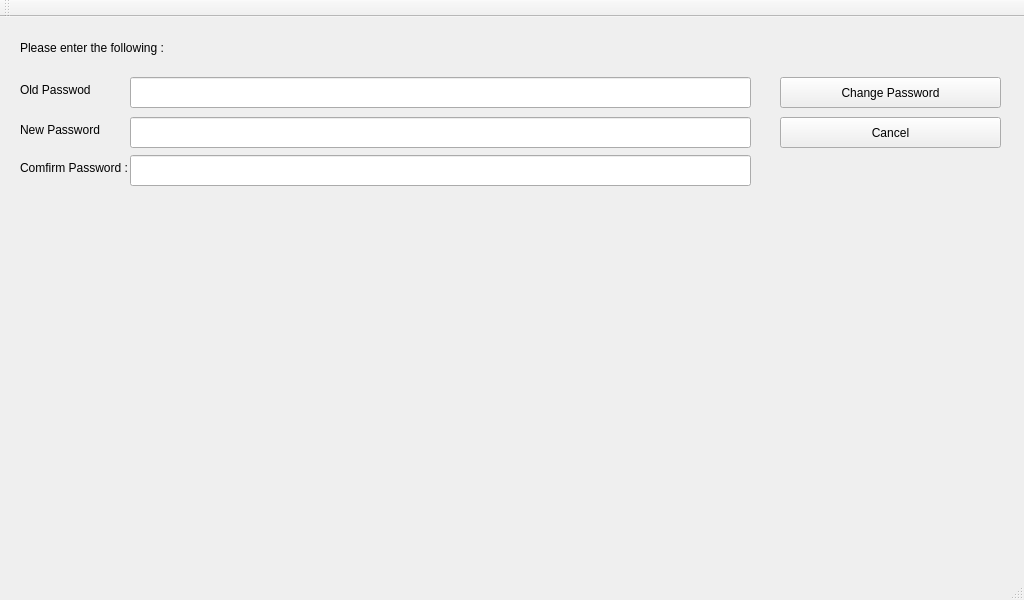
<?xml version="1.0" encoding="UTF-8"?>
<ui version="4.0">
 <class>userPasswordChange</class>
 <widget class="QMainWindow" name="userPasswordChange">
  <property name="geometry">
   <rect>
    <x>0</x>
    <y>0</y>
    <width>1024</width>
    <height>600</height>
   </rect>
  </property>
  <property name="windowTitle">
   <string>smartScaleGUI</string>
  </property>
  <widget class="QWidget" name="centralWidget">
   <widget class="QPushButton" name="btnChangePassword">
    <property name="geometry">
     <rect>
      <x>780</x>
      <y>60</y>
      <width>221</width>
      <height>31</height>
     </rect>
    </property>
    <property name="text">
     <string>Change Password</string>
    </property>
   </widget>
   <widget class="QPushButton" name="btnCancel">
    <property name="geometry">
     <rect>
      <x>780</x>
      <y>100</y>
      <width>221</width>
      <height>31</height>
     </rect>
    </property>
    <property name="text">
     <string>Cancel</string>
    </property>
   </widget>
   <widget class="QLabel" name="lblOldPassword">
    <property name="geometry">
     <rect>
      <x>20</x>
      <y>62</y>
      <width>71</width>
      <height>21</height>
     </rect>
    </property>
    <property name="text">
     <string>Old Passwod :</string>
    </property>
   </widget>
   <widget class="QLabel" name="lblNewPassword">
    <property name="geometry">
     <rect>
      <x>20</x>
      <y>102</y>
      <width>81</width>
      <height>21</height>
     </rect>
    </property>
    <property name="text">
     <string>New Password :</string>
    </property>
   </widget>
   <widget class="QLabel" name="lblTitle">
    <property name="geometry">
     <rect>
      <x>20</x>
      <y>10</y>
      <width>201</width>
      <height>41</height>
     </rect>
    </property>
    <property name="text">
     <string>Please enter the following :</string>
    </property>
   </widget>
   <widget class="QLineEdit" name="txtUsername">
    <property name="geometry">
     <rect>
      <x>130</x>
      <y>60</y>
      <width>621</width>
      <height>31</height>
     </rect>
    </property>
   </widget>
   <widget class="QLineEdit" name="txtNewPassword">
    <property name="geometry">
     <rect>
      <x>130</x>
      <y>100</y>
      <width>621</width>
      <height>31</height>
     </rect>
    </property>
    <property name="inputMethodHints">
     <set>Qt::ImhHiddenText|Qt::ImhNoAutoUppercase|Qt::ImhNoPredictiveText|Qt::ImhSensitiveData</set>
    </property>
    <property name="inputMask">
     <string/>
    </property>
    <property name="echoMode">
     <enum>QLineEdit::Password</enum>
    </property>
   </widget>
   <widget class="QLabel" name="lblStatus">
    <property name="geometry">
     <rect>
      <x>190</x>
      <y>10</y>
      <width>711</width>
      <height>31</height>
     </rect>
    </property>
    <property name="font">
     <font>
      <pointsize>12</pointsize>
      <weight>75</weight>
      <bold>true</bold>
     </font>
    </property>
    <property name="text">
     <string/>
    </property>
   </widget>
   <widget class="QLineEdit" name="txtComfirmPassword">
    <property name="geometry">
     <rect>
      <x>130</x>
      <y>138</y>
      <width>621</width>
      <height>31</height>
     </rect>
    </property>
    <property name="inputMethodHints">
     <set>Qt::ImhHiddenText|Qt::ImhNoAutoUppercase|Qt::ImhNoPredictiveText|Qt::ImhSensitiveData</set>
    </property>
    <property name="inputMask">
     <string/>
    </property>
    <property name="echoMode">
     <enum>QLineEdit::Password</enum>
    </property>
   </widget>
   <widget class="QLabel" name="lblComfirmPassword">
    <property name="geometry">
     <rect>
      <x>20</x>
      <y>140</y>
      <width>111</width>
      <height>21</height>
     </rect>
    </property>
    <property name="text">
     <string>Comfirm Password :</string>
    </property>
   </widget>
  </widget>
  <widget class="QMenuBar" name="menuBar">
   <property name="geometry">
    <rect>
     <x>0</x>
     <y>0</y>
     <width>1024</width>
     <height>21</height>
    </rect>
   </property>
  </widget>
  <widget class="QToolBar" name="mainToolBar">
   <attribute name="toolBarArea">
    <enum>TopToolBarArea</enum>
   </attribute>
   <attribute name="toolBarBreak">
    <bool>false</bool>
   </attribute>
  </widget>
  <widget class="QStatusBar" name="statusBar"/>
 </widget>
 <layoutdefault spacing="6" margin="11"/>
 <resources/>
 <connections/>
</ui>
